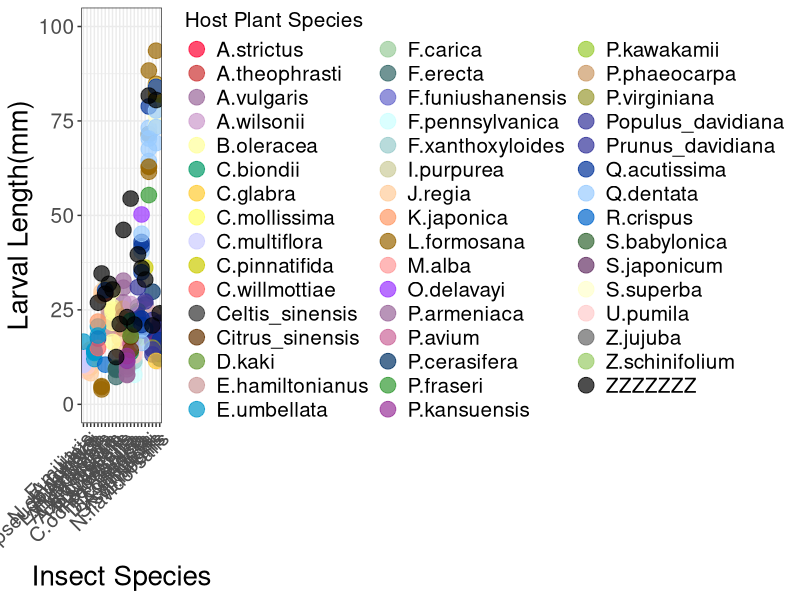
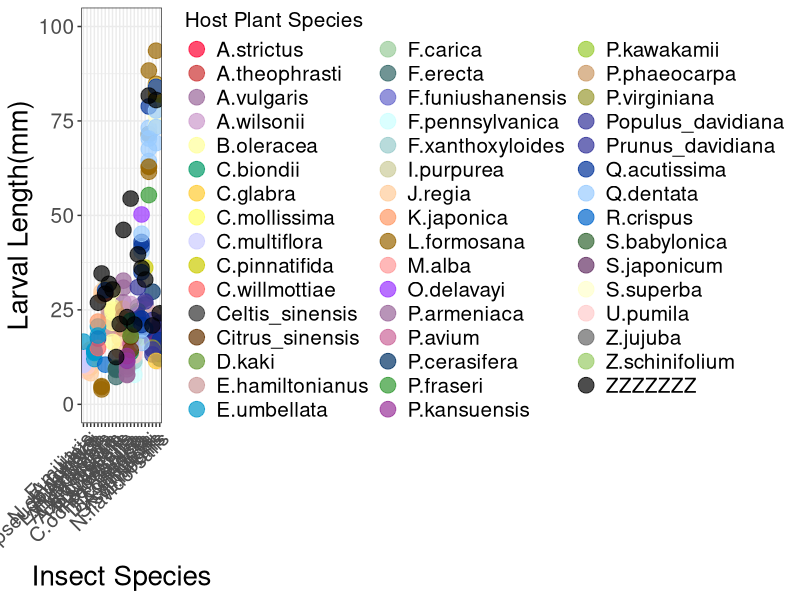

These figures' R source, in order:
library(ggplot2)
WORD_SIZE=15
data <- read.csv('Figure S4A data.csv')

p <- ggplot(data,aes(x=factor(Insect_Species2,levels=c('E.miliaris',
                                                       'A.pullata',
                                                       'N.shinoharai',
                                                       'T.pseudoberyllica',
                                                       'A.AH03Ch',
                                                       'L.muscosalis',
                                                       'H.armigera',
                                                       'A.latifasciata',
                                                       'X.c-nigrum',
                                                       'A.protosema',
                                                       'L.flavalis',
                                                       'P.flavescens',
                                                       'P.bicornuta',
                                                       'C.ochreimacula',
                                                       'P.sinica',
                                                       'P.consocia',
                                                       'D.contracta',
                                                       'A.strigosa',
                                                       'K.yamadai',
                                                       'S.scintillans',
                                                       'L.nobilis',
                                                       'N.flavidorsalis')),
                     y=LarvaeLength_mm))+
  labs(x="Insect Species", y='Larval Length(mm)', fill='',colour="Host Plant Species")+   # x，y和图例标签
  ylim(0,100)+
  geom_point(aes(colour = Plant_Species2),size=5,alpha=0.7)+
  scale_color_manual(values = c('#FF0033','#CC3333','#996699','#CC99CC','#FFFF99',
                                '#009966','#FFCC33','#FFFF66','#CCCCFF','#CCCC00',
                                '#FF6666','#333333','#663300','#669933','#CC9999',
                                '#0099CC','#99CC99','#336666','#6666CC','#CCFFFF',
                                '#99CCCC','#CCCC99','#FFCC99','#FF9966','#996600',
                                '#FF9999','#9933FF','#996699','#CC6699','#003366',
                                '#339933','#993399','#99CC33','#CC9966','#999933',
                                '#333399','#333399','#003399','#99CCFF','#0066CC',
                                '#336633','#663366','#FFFFCC','#FFCCCC','#666666',
                                '#99CC66','#000000'))+
  theme_bw()+
  theme(axis.text.x = element_text(size=WORD_SIZE,angle = 45, hjust = 1),# 设置x轴字体大小，以下同理
        axis.text.y = element_text(size=WORD_SIZE), 
        axis.title.x = element_text(size=20), 
        axis.title.y = element_text(size=20),
        legend.title = element_text(size=WORD_SIZE),
        legend.text = element_text(size=WORD_SIZE)) 
p
ggsave(filename = './Figure S4A.pdf',plot = p,width = 19,height = 8,device = cairo_pdf)
